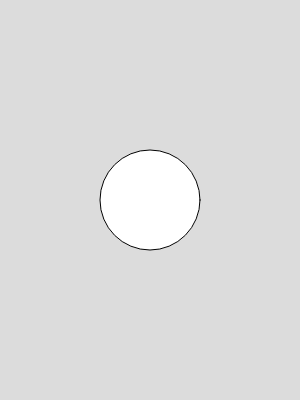
Frame 1 (no input)
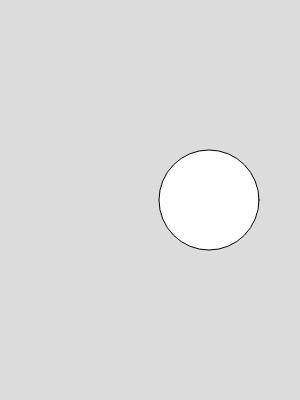
Frame 60 (no input)
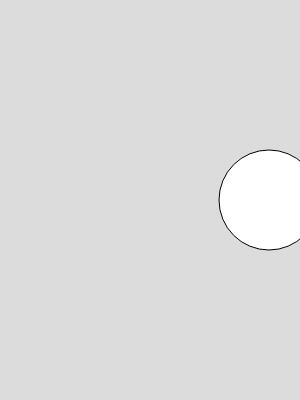
Frame 120 (the mouse pressed at the canvas centre since frame 60)

The p5.js sketch that drew these frames (run headless with seeded random() and noise() and a simulated clock; from frame 60 on, the mouse is pressed at the canvas centre):

// p5.js sketch
// ── sketch.js
let x;
let y;

function setup() {
  createCanvas(300, 400);
  x = width / 2;
  y = height / 2;
}

function draw() {
  background(220);
  circle(x, y, 100);
  x = x + 1;
}
